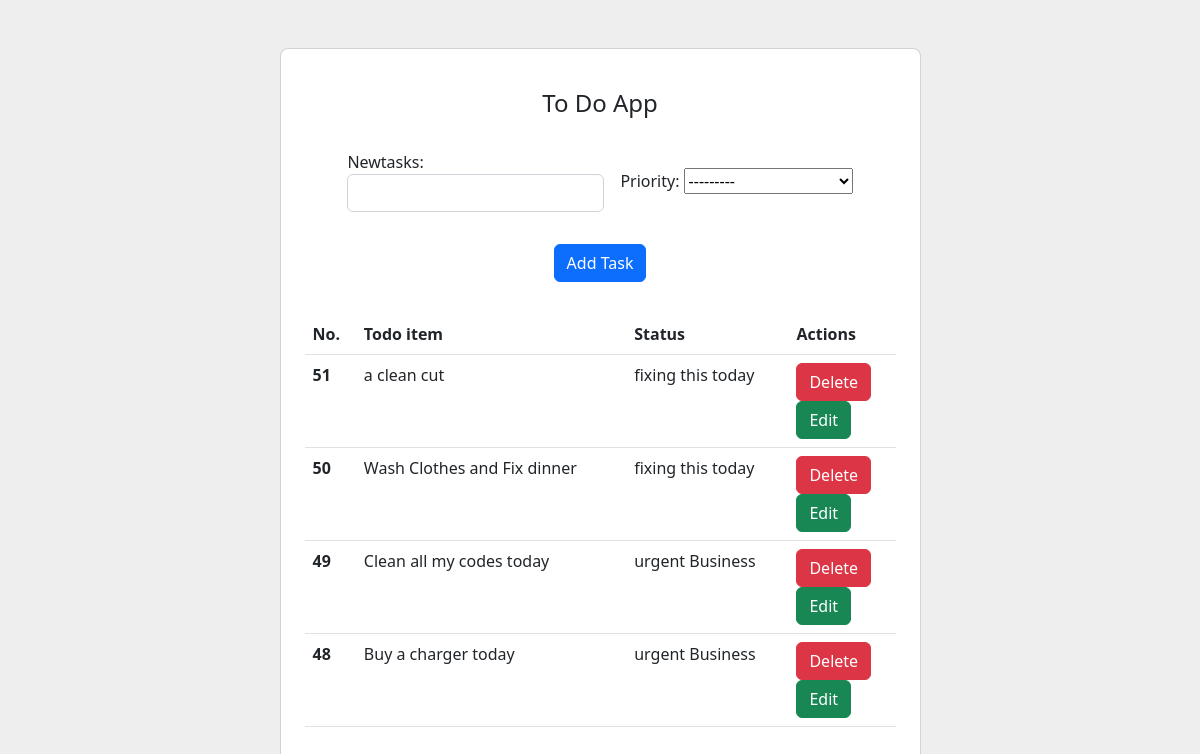
The page / on the database its author committed.
### todo/models.py (models this page shows, shortened)
class Task(models.Model):
    newtasks = models.CharField(max_length=500)
    post_date = models.DateTimeField(default=timezone.now)
    priority = models.CharField(max_length=50,choices = PRIORITY_CHOICES, default= 'Urgent Business', blank=True, null=True)

### todo/views.py (the view)
# urls.py: path('', views.home, name = 'home'),
def home(request):
     notes = Task.objects.all().order_by('-post_date')
     form = TodoForm()
     if request.method == 'POST':
        form = TodoForm(request.POST)
     if form.is_valid():
            form.save()
            return redirect('home')
     return render (request, 'home.html', { 'form': form, 'notes': notes})

### todo/forms.py
class TodoForm(forms.ModelForm):
    class Meta:
        model = Task
        fields = ('newtasks','priority')
        widgets = {
            'newtasks': forms.TextInput(attrs = {'class': 'form-control'}),
        }

### todo/templates/home.html (shortened to what this page needs)
<!doctype html>
<html lang="eng" >
  <head>
    <link rel="stylesheet" href="https://cdn.jsdelivr.net/npm/bootstrap@5.2.2/dist/css/bootstrap.rtl.min.css">
  </head>
  <body>
    <section class="vh-100" style="background-color: #eee;">
      <div class="container py-5 h-100">
        <div class="row d-flex justify-content-center align-items-center h-100">
          <div class="col col-lg-9 col-xl-7">
            <div class="card rounded-3">
              <div class="card-body p-4">
                <h4 class="text-center my-3 pb-3">To Do App</h4>
                <form class="row row-cols-lg-auto g-3 justify-content-center align-items-center mb-4 pb-2" action = "" method="POST">
                  {{form.as_p}}
                  <div class="col-12">
                    <button type="submit" class="btn btn-primary">Add Task</button>
                  </div>
                </form>
                <table class="table mb-4">
                  <thead>
                    <tr>
                      <th scope="col">No.</th>
                      <th scope="col">Todo item</th>
                      <th scope="col">Status</th>
                      <th scope="col">Actions</th>
                    </tr>
                  </thead>
                  {% for note in notes %}
                  <tbody>
                    <tr>
                      <th scope="row">{{note.id}}</th>
                      <td>{{note.newtasks}}</td>
                      <td>{{note.priority}}</td>
                      <td>
                        <form action = "{% url 'deletetask' note.id %}" method="POST">
                        <button type="submit" class="btn btn-danger">Delete</button>
                        </form>
                        <form action = "{% url 'edittask' note.id %}" method="POST">
                        <button type="submit" class="btn btn-success ms-1">Edit</button>
                        </form>
                      </td>
                    </tr>
                  </tbody>
                  {% endfor %}
                </table>
              </div>
            </div>
          </div>
        </div>
      </div>
    </section>
  </body>
</html>

### rows shown on the page
Task: id "51", newtasks "a clean cut", priority "fixing this today"
Task: id "50", newtasks "Wash Clothes and Fix dinner", priority "fixing this today"
Task: id "49", newtasks "Clean all my codes today", priority "urgent Business"
Task: id "48", newtasks "Buy a charger today", priority "urgent Business"
